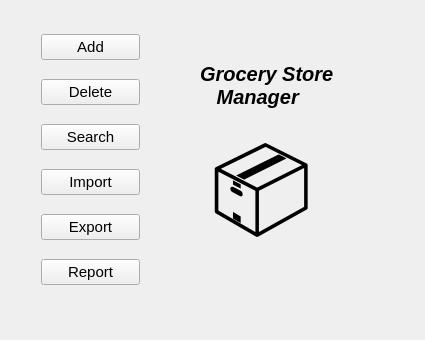
<?xml version="1.0" encoding="UTF-8"?>
<ui version="4.0">
 <class>MainWindow</class>
 <widget class="QMainWindow" name="MainWindow">
  <property name="geometry">
   <rect>
    <x>0</x>
    <y>0</y>
    <width>425</width>
    <height>340</height>
   </rect>
  </property>
  <property name="windowTitle">
   <string>Grocery Store Manager</string>
  </property>
  <widget class="QWidget" name="centralWidget">
   <widget class="QLabel" name="label">
    <property name="geometry">
     <rect>
      <x>210</x>
      <y>130</y>
      <width>151</width>
      <height>141</height>
     </rect>
    </property>
    <property name="font">
     <font>
      <pointsize>70</pointsize>
     </font>
    </property>
    <property name="text">
     <string>📦</string>
    </property>
   </widget>
   <widget class="QLabel" name="label_2">
    <property name="geometry">
     <rect>
      <x>200</x>
      <y>40</y>
      <width>191</width>
      <height>91</height>
     </rect>
    </property>
    <property name="font">
     <font>
      <pointsize>15</pointsize>
      <italic>true</italic>
      <bold>true</bold>
     </font>
    </property>
    <property name="text">
     <string>Grocery Store
   Manager</string>
    </property>
   </widget>
   <widget class="QWidget" name="">
    <property name="geometry">
     <rect>
      <x>30</x>
      <y>10</y>
      <width>121</width>
      <height>301</height>
     </rect>
    </property>
    <layout class="QVBoxLayout" name="verticalLayout">
     <item>
      <widget class="QPushButton" name="btnAddItem">
       <property name="font">
        <font>
         <pointsize>11</pointsize>
        </font>
       </property>
       <property name="text">
        <string>Add</string>
       </property>
      </widget>
     </item>
     <item>
      <widget class="QPushButton" name="btnRemoveItem">
       <property name="font">
        <font>
         <pointsize>11</pointsize>
        </font>
       </property>
       <property name="text">
        <string>Delete</string>
       </property>
      </widget>
     </item>
     <item>
      <widget class="QPushButton" name="btnFindItem">
       <property name="font">
        <font>
         <pointsize>11</pointsize>
        </font>
       </property>
       <property name="text">
        <string>Search</string>
       </property>
      </widget>
     </item>
     <item>
      <widget class="QPushButton" name="btnImportItem">
       <property name="font">
        <font>
         <pointsize>11</pointsize>
        </font>
       </property>
       <property name="text">
        <string>Import</string>
       </property>
      </widget>
     </item>
     <item>
      <widget class="QPushButton" name="btnExportItem">
       <property name="font">
        <font>
         <pointsize>11</pointsize>
        </font>
       </property>
       <property name="text">
        <string>Export</string>
       </property>
      </widget>
     </item>
     <item>
      <widget class="QPushButton" name="btnReport">
       <property name="font">
        <font>
         <pointsize>11</pointsize>
        </font>
       </property>
       <property name="text">
        <string>Report</string>
       </property>
      </widget>
     </item>
    </layout>
   </widget>
  </widget>
 </widget>
 <layoutdefault spacing="6" margin="11"/>
 <resources/>
 <connections/>
</ui>
